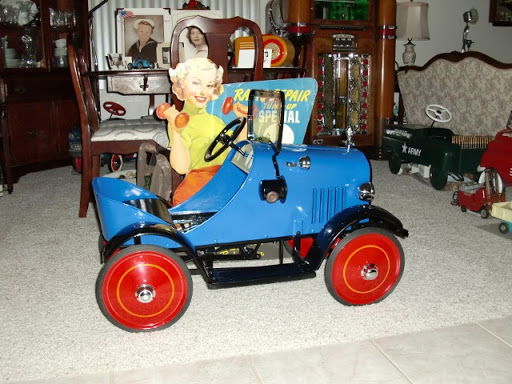
%> input picture unnamed.jpg, 512 x 384 px
$ octave Part1.m   (GNU Octave 9; MATLAB toolbox functions it lacks are replaced by stand-ins)
%> lines starting %> are read from the running program, lines starting %| are printed output that depends on the picture
%Lab Written by Kalp Shah 500701904
%% Part 1.1
clc;
clear;
%Make an array of gaussian kernals to iterate through
kernals = [5 7 13 21 31 41 51 71];
%Number of gaussian array sizes
kSizeLen = size(kernals);
%Import random image I found on the internet
image = imread('unnamed.jpg');
%> image is the input picture: size 384x512x3 uint8; mean R, G, B 131.3, 124.7, 118.7
%Convert to grayscale, in case we need to perform operations on it
imgray = rgb2gray(image);
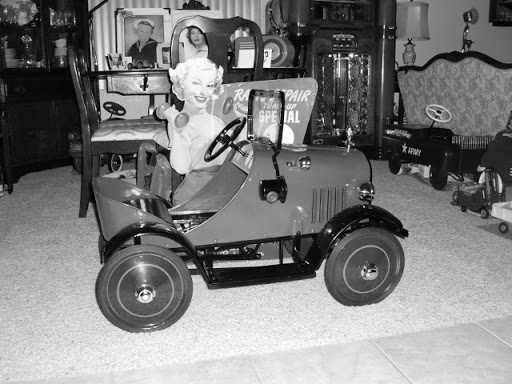
%> imgray: size 384x512 uint8; min 0, max 255, mean 126
sigma = 2;
%Iterate through the various gaussian kernal sizes to perform convolutions
%using conv2
for i = 1:kSizeLen(2)
    tic
    gaussianFilter = fspecial('gaussian', [kernals(i) kernals(i)],sigma);
    %Convolution using conv2
    convolved = conv2(double(gaussianFilter), double(imgray));
    execution(i) = toc;
end
%> this loop made 8 passes
%> pass 1, `convolved = conv2(double(gaussianFilter), double(imgray));`:
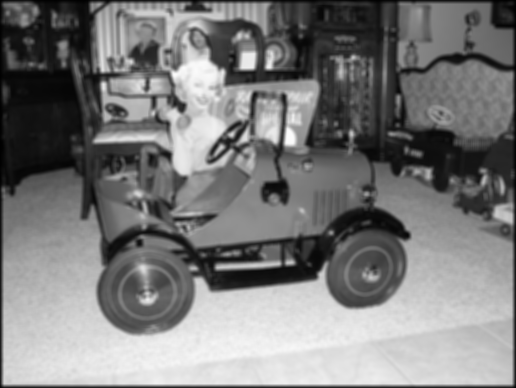
%> convolved: size 388x516 double; min 0.495, max 252, mean 123.8
%> pass 3, `convolved = conv2(double(gaussianFilter), double(imgray));`:
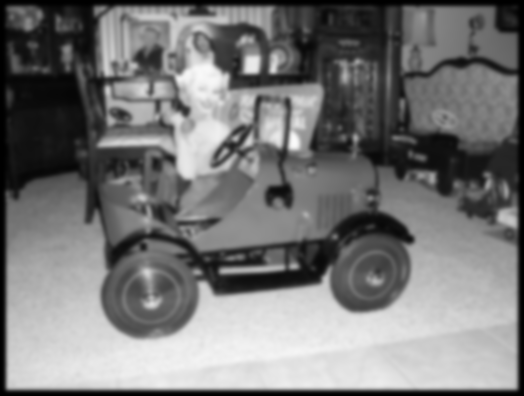
%> convolved: size 396x524 double; min 0.000221, max 250.6, mean 119.4
%> after the loop, execution = [0.0291 0.027 0.0474 0.0832 0.158 0.241 0.357 0.642]
%plot result of processing times using conv2
figure,plot(kernals, execution);
hold on

%% Part 1.2
clc;
clear;

kernals = [5 7 13 21 31 41 51 71];
kSizeLen = size(kernals);
image = imread('unnamed.jpg');
imgray = double(rgb2gray(image))/255;
%> imgray: size 384x512 double
sigma = 2;
%Iterate through the gaussian kernal sizes to perform convolution using
%multiplication in freq. domain and inverse DFT
for i =  1:kSizeLen(2)
    tic
    fourier = fspecial('gaussian', [kernals(i) kernals(i)], sigma)
    image_dft = fft2(imgray, size(imgray,1), size(imgray,2));
    %DFT
    fourier_dft = fft2(fourier, size(imgray,1), size(imgray,2));
    %Multiplying in frequency domain
    image_fourier_dft = image_dft.* fourier_dft;
    %Inverse DFT
    inverseDFT = ifft2(image_fourier_dft);
    execution(i) = toc;
end
%> this loop made 8 passes
%> pass 1, `inverseDFT = ifft2(image_fourier_dft);`:
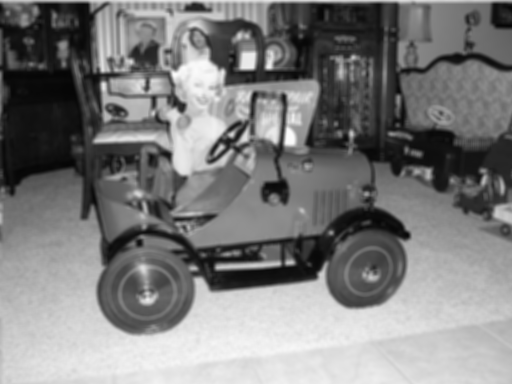
%> inverseDFT: size 384x512 double; min 0.0225, max 0.988, mean 0.494
%> pass 2, `inverseDFT = ifft2(image_fourier_dft);`:
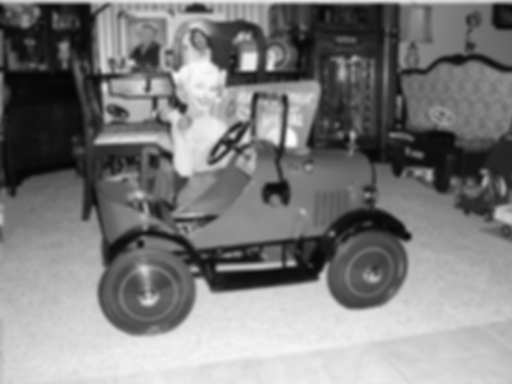
%> inverseDFT: size 384x512 double; min 0.0235, max 0.986, mean 0.494
%> pass 3, `inverseDFT = ifft2(image_fourier_dft);`:
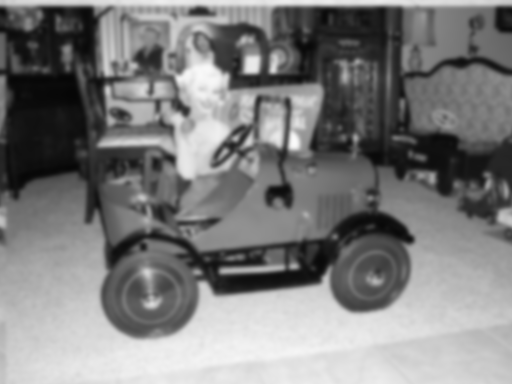
%> inverseDFT: size 384x512 double; min 0.0243, max 0.983, mean 0.494
%> after the loop, execution = [0.0493 0.0284 0.0257 0.0252 0.0245 0.026 0.025 0.0219]
plot(kernals, execution);
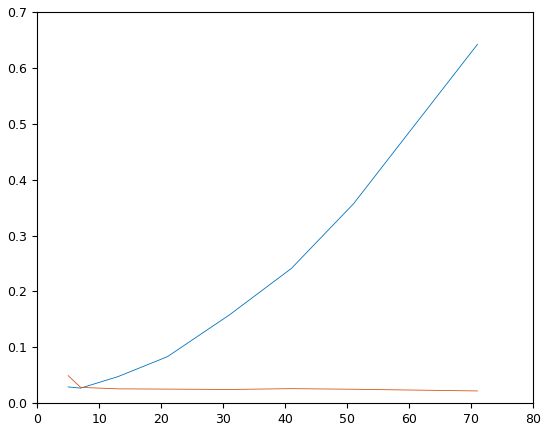
%> figure redrawn from the program's plot data

%% Part 1.3

%The plots which are generated show the execution time to perform the same
%operations between the conv2 and DFT and inverse DFT method. We see from
%the execution times, conv2 shows a higher rate of growth than the DFT and
%inverse DFT method.

$ run again, with image1.jpg copied over unnamed.jpg
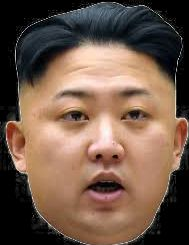
%> input picture image1.jpg, 189 x 245 px
%> image is the input picture: size 245x189x3 uint8; mean R, G, B 113, 89.1, 74.2
%> after the loop `for i = 1:kSizeLen(2)`: execution = [0.0135 0.00671 0.0119 0.0192 0.0342 0.0519 0.0756 0.132]
%> the loop `for i =  1:kSizeLen(2)` made 8 passes
%> pass 3, `inverseDFT = ifft2(image_fourier_dft);`:
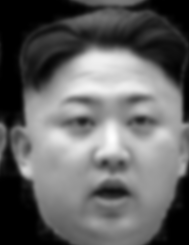
%> inverseDFT: size 245x189 double; min -3.14e-16, max 0.95, mean 0.371; drawn with min black and max white
%> after the loop `for i =  1:kSizeLen(2)`: execution = [0.0251 0.0104 0.00991 0.00888 0.00871 0.00891 0.00891 0.00896]
%> `plot(kernals, execution);`:
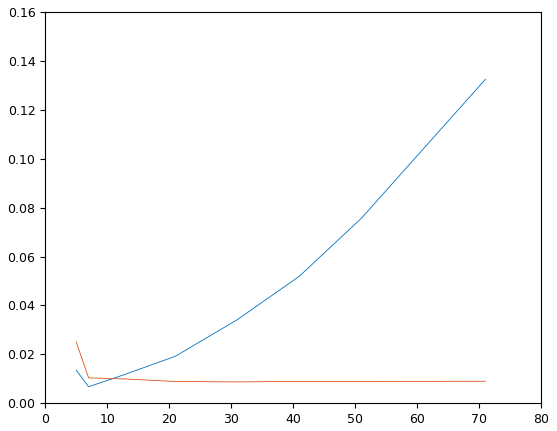
%> figure redrawn from the program's plot data

$ run again, with image2.jpg copied over unnamed.jpg
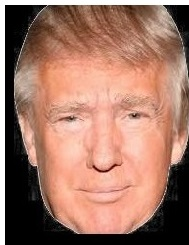
%> input picture image2.jpg, 189 x 245 px
%> image is the input picture: size 245x189x3 uint8; mean R, G, B 161.7, 118.5, 102
%> after the loop `for i = 1:kSizeLen(2)`: execution = [0.0137 0.00932 0.0163 0.0266 0.049 0.072 0.111 0.18]
%> the loop `for i =  1:kSizeLen(2)` made 8 passes
%> pass 3, `inverseDFT = ifft2(image_fourier_dft);`:
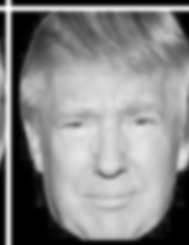
%> inverseDFT: size 245x189 double; min -1.57e-16, max 0.954, mean 0.508; drawn with min black and max white
%> after the loop `for i =  1:kSizeLen(2)`: execution = [0.0158 0.00627 0.00575 0.00552 0.0049 0.00497 0.00551 0.00517]
%> `plot(kernals, execution);`:
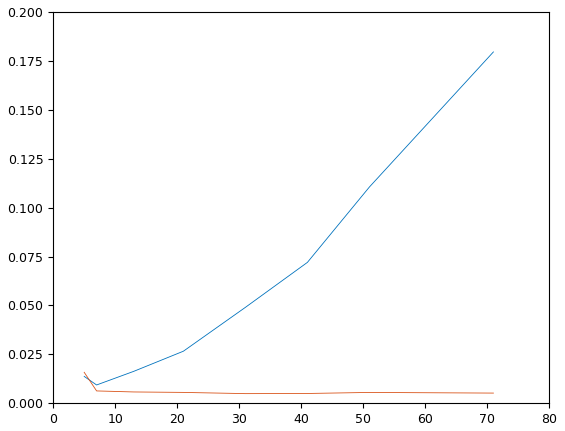
%> figure redrawn from the program's plot data

$ run again, with images.jpg copied over unnamed.jpg
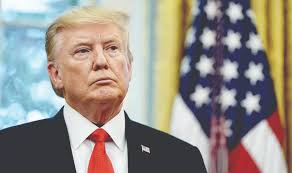
%> input picture images.jpg, 292 x 173 px
%> image is the input picture: size 173x292x3 uint8; mean R, G, B 151.8, 145.2, 137.9
%> after the loop `for i = 1:kSizeLen(2)`: execution = [0.00965 0.00455 0.00817 0.0131 0.0249 0.036 0.0823 0.112]
%> after the loop `for i =  1:kSizeLen(2)`: execution = [0.0527 0.0251 0.0243 0.0237 0.0237 0.0235 0.0223 0.0167]
%> `plot(kernals, execution);`:
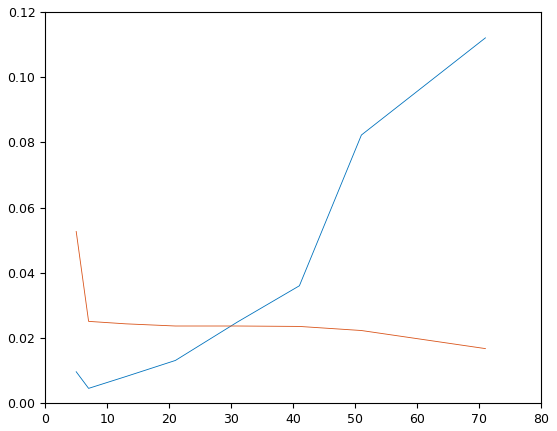
%> figure redrawn from the program's plot data
